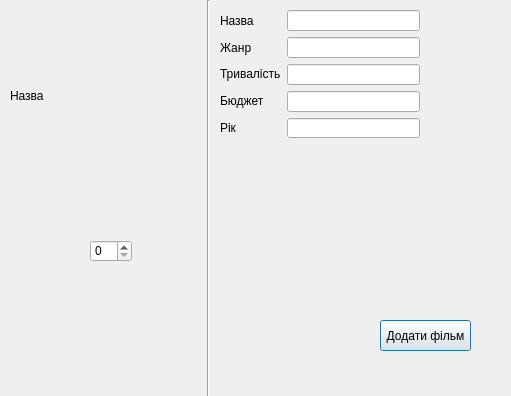
<?xml version="1.0" encoding="UTF-8"?>
<ui version="4.0">
 <class>AdminAccount</class>
 <widget class="QDialog" name="AdminAccount">
  <property name="geometry">
   <rect>
    <x>0</x>
    <y>0</y>
    <width>511</width>
    <height>396</height>
   </rect>
  </property>
  <property name="windowTitle">
   <string>Dialog</string>
  </property>
  <widget class="QPushButton" name="pushButton">
   <property name="geometry">
    <rect>
     <x>380</x>
     <y>320</y>
     <width>91</width>
     <height>31</height>
    </rect>
   </property>
   <property name="text">
    <string>Додати фільм</string>
   </property>
  </widget>
  <widget class="QLabel" name="label_6">
   <property name="geometry">
    <rect>
     <x>10</x>
     <y>10</y>
     <width>181</width>
     <height>171</height>
    </rect>
   </property>
   <property name="text">
    <string>Назва </string>
   </property>
  </widget>
  <widget class="QWidget" name="layoutWidget">
   <property name="geometry">
    <rect>
     <x>220</x>
     <y>10</y>
     <width>200</width>
     <height>128</height>
    </rect>
   </property>
   <layout class="QHBoxLayout" name="horizontalLayout">
    <item>
     <layout class="QVBoxLayout" name="verticalLayout">
      <item>
       <widget class="QLabel" name="label_4">
        <property name="text">
         <string>Назва </string>
        </property>
       </widget>
      </item>
      <item>
       <widget class="QLabel" name="label">
        <property name="text">
         <string>Жанр</string>
        </property>
       </widget>
      </item>
      <item>
       <widget class="QLabel" name="label_2">
        <property name="text">
         <string>Тривалість</string>
        </property>
       </widget>
      </item>
      <item>
       <widget class="QLabel" name="label_3">
        <property name="text">
         <string>Бюджет</string>
        </property>
       </widget>
      </item>
      <item>
       <widget class="QLabel" name="label_5">
        <property name="text">
         <string>Рік</string>
        </property>
       </widget>
      </item>
     </layout>
    </item>
    <item>
     <layout class="QVBoxLayout" name="verticalLayout_2">
      <item>
       <widget class="QLineEdit" name="lineEdit"/>
      </item>
      <item>
       <widget class="QLineEdit" name="lineEdit_2"/>
      </item>
      <item>
       <widget class="QLineEdit" name="lineEdit_3"/>
      </item>
      <item>
       <widget class="QLineEdit" name="lineEdit_4"/>
      </item>
      <item>
       <widget class="QLineEdit" name="lineEdit_5"/>
      </item>
     </layout>
    </item>
   </layout>
  </widget>
  <widget class="QSpinBox" name="spinBox">
   <property name="geometry">
    <rect>
     <x>90</x>
     <y>240</y>
     <width>42</width>
     <height>22</height>
    </rect>
   </property>
  </widget>
  <widget class="Line" name="line">
   <property name="geometry">
    <rect>
     <x>200</x>
     <y>0</y>
     <width>16</width>
     <height>401</height>
    </rect>
   </property>
   <property name="orientation">
    <enum>Qt::Vertical</enum>
   </property>
  </widget>
 </widget>
 <resources/>
 <connections/>
</ui>
